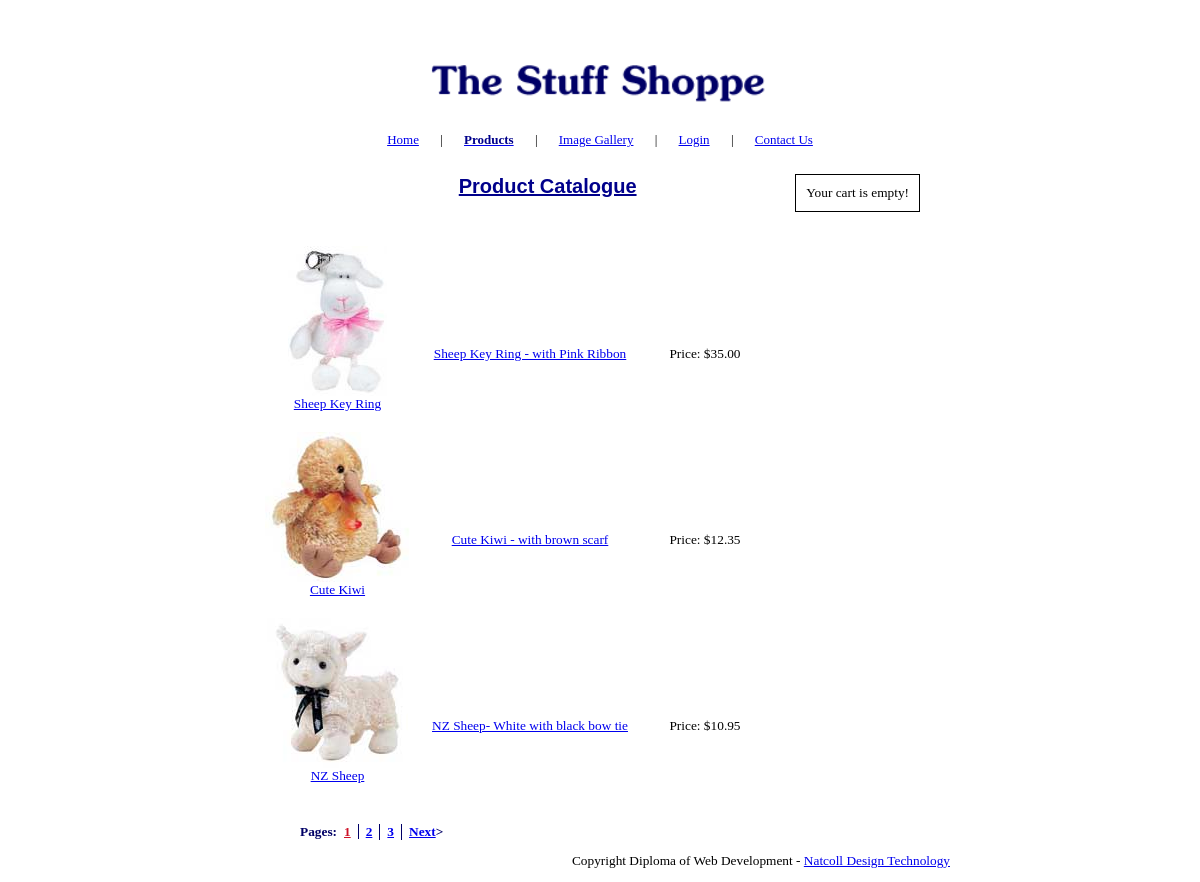
Page /index.php?pageID=gallery on the committed database.
### tables this page shows
CREATE TABLE IF NOT EXISTS `pages` (
  `PgID` smallint(6) NOT NULL AUTO_INCREMENT,
  `PageID` varchar(15) NOT NULL,
  `PageTitle` varchar(40) NOT NULL,
  `PageHeading` varchar(30) NOT NULL,
  `PageKeywords` varchar(255) NOT NULL,
  `PageDescription` varchar(255) NOT NULL,
  `PageContent` text NOT NULL,
  PRIMARY KEY (`PgID`)
);

CREATE TABLE IF NOT EXISTS `cartproducts` (
  `PID` int(6) NOT NULL AUTO_INCREMENT,
  `PTitle` varchar(255) DEFAULT NULL,
  `PName` varchar(100) DEFAULT NULL,
  `PDesc` longtext,
  `PImage` varchar(255) DEFAULT NULL,
  `PPrice` decimal(10,2) DEFAULT '0.00',
  PRIMARY KEY (`PID`)
);

### classes/dbaseClass.php (called while the page is built, shortened)
<?php
class Dbase
{
	private $db;
	public function __construct()
	{
		try {
			$this->db = new mysqli(DBHOST, DBUSER, DBPASS, DBNAME);
		}
		catch(exception $e) {
			echo $e->getMessage();
		}
	}
	public function getPage($pageID)
	{
		$qry = "SELECT PageID, PageTitle, PageHeading, PageKeywords, PageDescription, PageContent FROM pages WHERE PageID = '$pageID'";
		$rs = $this->db->query($qry);
		if ($rs) {
			if ($rs->num_rows > 0) {
				$page = $rs->fetch_assoc();
				return $page;
			}
			else {
				die('Page not found');
			}
		}
		else {
			die ('Error executing query: '.$qry);
		}
	}
	public function getPageProducts($start, $limit)
	{
		$qry = "SELECT PID, PTitle, PName, PDesc, PImage, PPrice FROM cartproducts LIMIT $start, $limit";
		$rs = $this->db->query($qry);
		if ($rs) {
			if ($rs->num_rows > 0) {
				$products = array();
				while ($product = $rs->fetch_assoc()) {
					$products[] = $product;
				}
				return $products;
			}
			else {
				$msg = 'No products selected';
				return $msg;
			}
		}
		else {
			echo "Error executing query: ".$qry;
		}
	}
	public function getProductCount()
	{
		$qry = "SELECT COUNT(PID) AS pCount FROM cartproducts";
		$rs = $this->db->query($qry);
		if ($rs) {
			$count = $rs->fetch_assoc();
			return $count;
		}
		else {
			echo "Error executing query";
		}
	}
}
?>

### classes/galleryViewClass.php (the view, shortened to what this page needs)
<?php
class GalleryView extends View
{
	private $model;
	private $pageNum;
	private $pPageCount = 3;
	public function __construct($rs, $model, $pageNum)
	{
		$this->rs = $rs;
		$this->model = $model;
		if ($pageNum) {
			$this->pageNum = intval($pageNum);
		}
		else {
			$this->pageNum = 1;
		}
	}
	protected function displayContent()
	{
		$count = $this->model->getProductCount();
		$cart = new SCart;
		$html  = $cart->displayCartSummary();
		$html .= '<h2 class="pagehead">'.$this->rs['PageHeading'].'</h2>'."\n";
		$html .= $this->displayProducts();
		$html .= $this->displayProductPages($count['pCount']);
		return $html;
	}
	private function displayProducts()
	{
		$html = '';
		$this->start = ($this->pageNum - 1) * $this->pPageCount;
		$products = $this->model->getPageProducts($this->start, $this->pPageCount);
		foreach ($products as $product) {
			$html .= '<div class="prodrow">'."\n";
			$html .= '<div class="pImage"><a href="index.php?pageID=productView&amp;PID='.$product['PID'].'" ><img src="images/'.$product['PImage'].'" alt="'.$product['PName'].'" /></a><br />'."\n";
			$html .= '<a href="index.php?pageID=productView&amp;PID='.$product['PID'].'" >'.$product['PName'].'</a></div>'."\n";
			$html .= '<div class="pTitle"><a href="index.php?pageID=productView&amp;PID='.$product['PID'].'" >'.$product['PTitle'].'</a></div>'."\n";
			$html .= '<div class="pPrice">Price: $'.sprintf("%.2f",$product['PPrice']).'</div>'."\n";
			$html .= '</div>'."\n";
		}
		return $html;
	}
	private function displayProductPages($count)
	{
		$html = '<div id="pagination"><ul>'."\n";
		if ($this->pageNum > 1) {
			$html .= '<li>&lt; <a href="index.php?pageID=gallery&amp;p='.($this->pageNum - 1).'">Previous</a></li>'."\n";
		}
		else {
			$html .= '<li>Pages: </li>'."\n";
		}
		$pCount = ceil($count / $this->pPageCount);
		for ($i=1; $i <= $pCount; $i++) {
			if ($this->pageNum == $i) {
				$class = "curPage";
			}
			else {
				$class = "notCur";
			}
			$html .= '<li class="'.$class.'"><a href="index.php?pageID=gallery&amp;p='.$i.'">'.$i.'</a></li>'."\n";
		}
		if ($this->pageNum != $pCount) {
			$html .= '<li class="next"><a href="index.php?pageID=gallery&amp;p='.($this->pageNum + 1).'">Next</a>&gt;</li>'."\n";
		}
		$html .= '</ul></div>'."\n";
		return $html;
	}
}
?>

### index.php (shortened to what this page needs)
<?php
include_once 'classes/viewClass.php';
include_once 'classes/sCartClass.php';
class PageSelector
{
	public function run()
	{
		if ($_GET['pageID']) {
			$pageID = $_GET['pageID'];
		}
		else {
			$pageID = 'home';
		}
		$model = new Model;
		if (!in_array($_GET['pageID'], array('logout','rss'))) {
			if ($_GET['pageID'] == 'editView') {
				$page = $_GET['page'];
			}
			else {
				$page = $pageID;
			}
			$rs = $model->getPage($page);
		}
		switch($pageID) {
			case 'gallery': include('classes/galleryViewClass.php');
				$view = new GalleryView($rs, $model, $_GET['p']);
				break;
		}
		echo $view->displayPage();
	}
}
$page = new PageSelector;
$page->run();
?>

### classes/viewClass.php (shortened to what this page needs)
<?php
abstract class View
{
	protected $rs;
	public function displayPage()
	{
		$html  = $this->displayHeader();
		$html .= $this->displayContent();
		$html .= $this->displayFooter();
		return $html;
	}
	protected function displayHeader()
	{
		$html  = $this->displayHtmlHeader();
		$html .= $this->displayBanner();
		$html .= $this->displayNavBar();
		return $html;
	}
	private function displayHtmlHeader()
	{
		$html = '<!DOCTYPE html PUBLIC "-//W3C//DTD XHTML 1.0 Transitional//EN" "http://www.w3.org/TR/xhtml1/DTD/xhtml1-transitional.dtd">'."\n";
		$html .= '<html xmlns="http://www.w3.org/1999/xhtml">'."\n";
		$html .= '<head>'."\n";
		$html .= '<meta http-equiv="Content-Type" content="text/html; charset=iso-8859-1" />'."\n";
		$html .= '<meta name="description" content="'.$this->rs['PageDescription'].'" />'."\n";
		$html .= '<meta name="keywords" content="'.$this->rs['PageKeywords'].'" />'."\n";
		$html .= '<link rel="stylesheet" href="css/style.css" />'."\n";
		$html .= '<title>'.$this->rs['PageTitle'].'</title>'."\n";
		$html .= '</head>'."\n";
		return $html;
	}
	private function displayBanner()
	{
		$html  = '<body>'."\n";
		$html .= '<div id="pgecnt">'."\n";
		$html .= '<div id="banner">'."\n";
		$html .= '<img src="assets/title.png" alt="TSS Banner" />'."\n";
		$html .= '</div>'."\n";
		return $html;
	}
	private function displayNavBar()
	{
		$pageArray = array('home','gallery', 'imageGallery','login','contact');
		$navArray  = array('Home', 'Products','Image Gallery','Login','Contact Us');
		$numLinks = count($navArray);
		$html = '<div id="nav">'."\n";
		$html .= '<ul>'."\n";
		if ($_GET['pageID']) {
			$pageID = $_GET['pageID'];
		}
		else {
			$pageID = 'home';
		}
		for ($i=0; $i<$numLinks; $i++) {
			$html .= '<li><a href="index.php?pageID='.$pageArray[$i].'" >';
			if ($pageID == $pageArray[$i]) {
				$html .= '<span id="activ">'.$navArray[$i].'</span></a></li>'."\n";
			}
			else {
				$html .= $navArray[$i].'</a></li>'."\n";
			}
			if ($i < $numLinks - 1) {
				$html .= '<li> | </li>'."\n";
			}
		}
		$html .= '</ul>'."\n";
		$html .= '</div>'."\n";
		return $html;
	}
	protected function displayFooter()
	{
		$html = '';
		$html .= '</div>'."\t".''."\n";
		$html .= '<div class="footer">'."\n";
		$html .= '<p>Copyright Diploma of Web Development - ';
		$html .= '<a href="http://www.natcoll.ac.nz">Natcoll Design Technology</a></p>'."\n";
		$html .= '</div>'."\n";
		$html .= '</body>'."\n";
		$html .= '</html>'."\n";
		return $html;
	}
}
?>

### classes/sCartClass.php (shortened to what this page needs)
<?php
class SCart
{
	public function displayCartSummary()
	{
		$scart = $_SESSION['cart'];
		$html = '<p class="cart">Your cart ';
		if ($scart) {
			$pCount = count($this->getPidsFromSession());
			$html .= 'has '.$pCount.' product';
			$html .= ($pCount > 1) ? 's' : '';
			$html .= '<br />Total Value: $'.$this->getTotalValueFromSession().'<br />'."\n";
			$html .= '<a href="index.php?pageID=viewCart">View Cart/Checkout</a>'."\n";
		}
		else {
			$html .= 'is empty!';
		}
		$html .= '</p>'."\n";
		return $html;
	}
}
?>

### css/style.css (style rules this page uses)
body { width:700px; margin:40px auto; font-family:tahoma; font-size:10pt; text-align:center; }
h2 { color:#00008B; text-align:center; text-decoration:underline; font-family: Arial; }
#banner img { width:60%; }
.pagehead { padding: 10px 50px 0 50px; }
#nav { font-size:small; width: 600px; padding:7px 0px 0 50px; }
#nav li { display:inline; padding: 0 9px 0 9px; }
#nav ul { padding-left:0; }
#activ { font-weight:bold; color:#00008B; }
.prodrow { clear:both; padding-top:20px; }
.pImage { float:left; width:25%; text-align:center; }
.pImage img { border:none; }
.pTitle { float:left; width:30%; }
.pPrice { float:left; width: 20%; }
.prodrow .pTitle, .prodrow .pPrice { padding-top:100px; }
.cart { float:right; padding:10px 10px; border:1px solid; margin-right:30px; }
.footer { clear:both; float:right; }
#pagination { clear:both; padding: 40px 30px 10px 10px; }
#pagination ul { margin: 0; list-style: none; line-height: normal; }
#pagination li { display: block; float: left; font-weight:bold; color: #000066; }
#pagination .notCur { border-right:thin solid #000066; padding: 0 7px; }
#pagination .curPage a { color:#CE1126; border-right:thin solid #000066; padding: 0 7px; }
#pagination .next { padding-left: 7px; }

### rows in the picture
pages: PageHeading "Product Catalogue"
cartproducts: PImage (picture), PName "Sheep Key Ring", PTitle "Sheep Key Ring - with Pink Ribbon", PPrice "35.00"
cartproducts: PImage (picture), PName "Cute Kiwi", PTitle "Cute Kiwi - with brown scarf", PPrice "12.35"
cartproducts: PImage (picture), PName "NZ Sheep", PTitle "NZ Sheep- White with black bow tie", PPrice "10.95"

### other values in the picture
$navArray[$i] "Home"
$navArray[$i] "Products"
$navArray[$i] "Image Gallery"
$navArray[$i] "Login"
$navArray[$i] "Contact Us"
